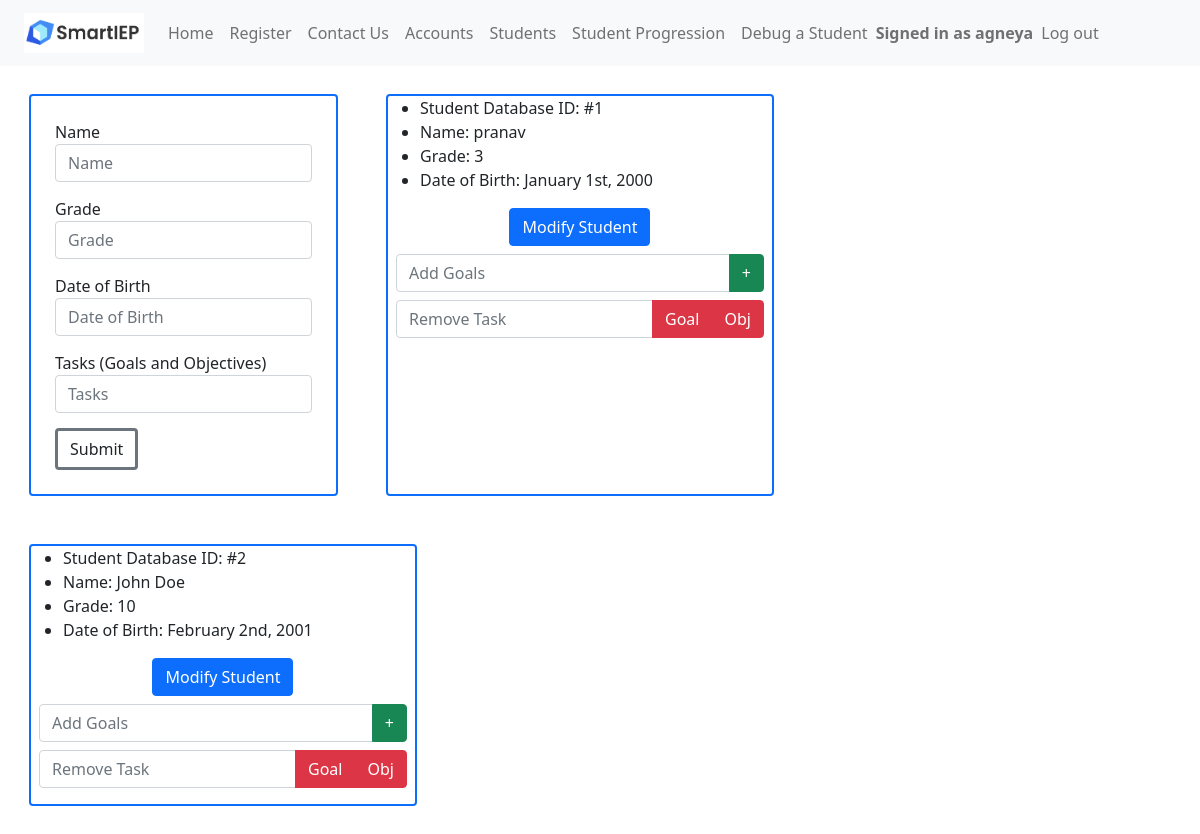
The page /students (signed in) on the database its author committed.
### app.py (models this page shows, shortened)
class Accounts(UserMixin, db.Model):
	__tablename__ = 'accounts'
	account_id = db.Column(db.Integer, primary_key=True)
	callname = db.Column(db.String(200),nullable=False)
	username = db.Column(db.String(200),nullable=False)
	password = db.Column(db.String(200),nullable=False)

class Students(db.Model):
	__tablename__ = 'students'
	student_id = db.Column(db.Integer, primary_key=True)
	name = db.Column(db.String(200),nullable=False)
	grade = db.Column(db.Integer)
	dateofbirth = db.Column(db.String(200),nullable=False)
	tasks = db.Column(db.String(500),nullable=False)
	logs = db.Column(db.String(500),nullable=False)

### app.py (the view, shortened to what this page needs)
@main.route("/students", methods=('GET', 'POST'))
@login_required
def students():
	students = Students.query.all()
	return render_template('students.html',students=students)

### app.py (called while the page is built)
@login_manager.user_loader
def load_user(account_id):
    return Accounts.query.get(int(account_id))

@app.context_processor
def utility_processor():
	def parse_tasks(newData):
		if (newData != ""):
			goalArrays = []
			for i in range(MAX_GOALS):
				goalArrays.append([])
			parts = newData[:-1].split(";")
			counter = 0
			for part in parts:
				if part[1] == "[":
					part = re.sub("\[.*?\]","[]",part)
					part = part.replace("[","").replace("]","")
					goalArrays[counter].append(part)
					counter = counter + 1
			for part in parts:
				if part[1] == "(":
					goalKey = int(part[part.find("(")+1:part.find(")")])
					part = re.sub("\(.*?\)","()",part)
					part = part.replace("(","").replace(")","")
					goalArrays[goalKey].append(part)
			return goalArrays
		else:
			return []
	return dict(parse_tasks=parse_tasks)

### templates/students.html (shortened to what this page needs)
<!DOCTYPE html>
<html lang="en">
    <head>
        <link href="https://cdn.jsdelivr.net/npm/bootstrap@5.0.2/dist/css/bootstrap.min.css" rel="stylesheet">
    </head>
    <header>
      {% include 'nav.html' %}
    </header>
    <body>
        <div class="content">
            <div class="m-4 border border-2 border-primary rounded">
                <form class="m-4" method="post" action="/createstudent">
                    <div class="form-group">
                        <label for="stuname">Name</label>
                        <input class="form-control" name="stuname" id="stuname"
                            placeholder="Name">
                    </div>
                    <div class="form-group">
                        <label for="stugrade">Grade</label>
                        <input type="number" class="form-control" name="stugrade" id="stugrade"
                            placeholder="Grade">
                    </div>
                    <div class="form-group">
                        <label for="studob">Date of Birth</label>
                        <input class="form-control" name="studob" id="studob"
                            placeholder="Date of Birth">
                    </div>
                    <div class="form-group">
                        <label for="stutasks">Tasks (Goals and Objectives)</label>
                        <input class="form-control" name="stutasks" id="stutasks"
                            placeholder="Tasks">
                    </div>
                    <div class="form-group">
                        <button type="submit" class="btn btn-default border border-secondary border-3">Submit</button>
                    </div>
                </form>
            </div>
            {% for student in students %}
                <div class="m-4 border border-2 border-primary rounded">
                    <ul>
                        <li>Student Database ID: #{{ student.student_id }}</li>
                        <li>Name: {{ student.name }}</li>
                        <li>Grade: {{ student.grade }}</li>
                        <li>Date of Birth: {{ student.dateofbirth }}</li>
                    </ul>
                    <div class="container">
                        <div class="d-flex justify-content-center align-items-center">
                            <button class="btn btn-primary" type="button" data-toggle="collapse" data-target="#dropDownForm{{ student.student_id }}" aria-expanded="false" aria-controls="dropDownForm">
                                Modify Student
                            </button>
                        </div>
                    </div>
                    <form method="post" class="m-2" action="/addgoal">
                        <div class="input-group">
                          <input type="text" class="form-control" name="add_goal{{ student.student_id }}" id="add_goal" placeholder="Add Goals">
                          <button type="submit" class="btn btn-success" name="submit_goal" value="submit{{ student.student_id }}">+</button>
                        </div>
                    </form>
                    <form method="post" class="m-2" action="/removegoal">
                        <div class="input-group mb-3">
                            <input type="text" class="form-control" name="remove_goal{{ student.student_id }}" id="remove_goal" placeholder="Remove Task">
                            <button type="submit" class="btn btn-danger" name="remove_goal" value="remove{{ student.student_id }}">Goal</button>
                            <button type="submit" class="btn btn-danger" name="remove_obj" formaction="/removeobjective" value="remove_obj{{ student.student_id }}">Obj</button>
                          </div>
                    </form>
                </div>
            {% endfor %}
        </div>
    </body>
</html>

### templates/nav.html (shortened to what this page needs)
<nav class="px-4 navbar fixed-top navbar-expand-lg navbar-light bg-light">
    <a class="navbar-brand" href="/"><img src="static\smartieplogo.png" width="120" height="40"></a>
    <div>
      <ul class="navbar-nav mr-auto">
        <li class="nav-item active">
          <a class="nav-link" href="/signin">Home</a>
        </li>
        <li class="nav-item">
          <a class="nav-link" href="/register">Register</a>
        </li>
        <li class="nav-item">
          <a class="nav-link" href="/contactus">Contact Us</a>
        </li>
        {% if current_user.is_authenticated %}
        <li class="nav-item">
          <a class="nav-link" href="/accounts">Accounts</a>
        </li>
        <li class="nav-item">
          <a class="nav-link" href="/students">Students</a>
        </li>
        <li class="nav-item">
          <a class="nav-link" href="/logs">Student Progression</a>
        </li>
        <li class="nav-item">
          <a class="nav-link" href="/terminatestudent">Debug a Student</a>
        </li>
        <span class="navbar-text navbar-right">
          <b>Signed in as {{ current_user.callname }}</b>
        </span>
        <li class="nav-item">
          <a class="nav-link" href="/logout">Log out</a>
        </li>
      </ul>
        {% endif %}
    </div>
  </nav>

### templates/students.html (style rules this page uses)
.form-group { margin-top:15px; }
.content { margin: 5px; width: 100%; display: flex; flex-direction: row; flex-wrap: wrap; }
body { padding-top: 60px; }

### rows shown on the page
Accounts: callname "agneya"
Students: student_id "1", name "pranav", grade "3", dateofbirth "January 1st, 2000"
Students: student_id "2", name "John Doe", grade "10", dateofbirth "February 2nd, 2001"
